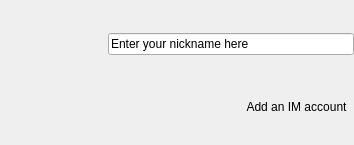
<ui version="4.0" >
 <class>IMProfileWidget</class>
 <widget class="QWidget" name="IMProfileWidget" >
  <property name="geometry" >
   <rect>
    <x>0</x>
    <y>0</y>
    <width>354</width>
    <height>145</height>
   </rect>
  </property>
  <layout class="QGridLayout" >
   <property name="margin" >
    <number>0</number>
   </property>
   <property name="spacing" >
    <number>0</number>
   </property>
   <item row="1" column="1" >
    <layout class="QHBoxLayout" >
     <property name="spacing" >
      <number>0</number>
     </property>
     <property name="margin" >
      <number>0</number>
     </property>
     <item>
      <widget class="ScrollFrame" name="accountScrollFrame" >
       <property name="sizePolicy" >
        <sizepolicy vsizetype="Fixed" hsizetype="Ignored" >
         <horstretch>0</horstretch>
         <verstretch>0</verstretch>
        </sizepolicy>
       </property>
       <property name="frameShape" >
        <enum>QFrame::NoFrame</enum>
       </property>
       <property name="frameShadow" >
        <enum>QFrame::Raised</enum>
       </property>
      </widget>
     </item>
     <item>
      <widget class="QToolButton" name="addIMAccountButton" >
       <property name="toolTip" >
        <string>Add an instant messaging account (MSN, AIM, GoogleTalk...)</string>
       </property>
       <property name="text" >
        <string>Add an IM account</string>
       </property>
       <property name="icon" >
        <iconset resource="../../../../resources/wengophone.qrc" >
         <normaloff>:/pics/add.png</normaloff>:/pics/add.png</iconset>
       </property>
       <property name="iconSize" >
        <size>
         <width>22</width>
         <height>22</height>
        </size>
       </property>
       <property name="toolButtonStyle" >
        <enum>Qt::ToolButtonTextBesideIcon</enum>
       </property>
       <property name="autoRaise" >
        <bool>true</bool>
       </property>
      </widget>
     </item>
    </layout>
   </item>
   <item row="0" column="1" >
    <widget class="ToolTipLineEdit" name="aliasLineEdit" >
     <property name="toolTip" >
      <string>Enter your nickname here</string>
     </property>
     <property name="text" >
      <string>Enter your nickname here</string>
     </property>
    </widget>
   </item>
   <item rowspan="2" row="0" column="0" >
    <widget class="QToolButton" name="avatarButton" >
     <property name="toolTip" >
      <string>&lt;html>&lt;head>&lt;meta name="qrichtext" content="1" />&lt;style type="text/css">
p, li { white-space: pre-wrap; }
&lt;/style>&lt;/head>&lt;body style=" font-family:'Sans Serif'; font-size:9pt; font-weight:400; font-style:normal; text-decoration:none;">
&lt;p style=" margin-top:0px; margin-bottom:0px; margin-left:0px; margin-right:0px; -qt-block-indent:0; text-indent:0px;">Click to change your avatar&lt;/p>&lt;/body>&lt;/html></string>
     </property>
     <property name="icon" >
      <iconset resource="../../../../resources/wengophone.qrc" >
       <normaloff>:/pics/avatar_background.png</normaloff>:/pics/avatar_background.png</iconset>
     </property>
     <property name="iconSize" >
      <size>
       <width>100</width>
       <height>82</height>
      </size>
     </property>
     <property name="autoRaise" >
      <bool>true</bool>
     </property>
    </widget>
   </item>
  </layout>
 </widget>
 <customwidgets>
  <customwidget>
   <class>ToolTipLineEdit</class>
   <extends>QLineEdit</extends>
   <header>ToolTipLineEditProxy.h</header>
  </customwidget>
  <customwidget>
   <class>ScrollFrame</class>
   <extends>QFrame</extends>
   <header>qtutil/ScrollFrame.h</header>
   <container>1</container>
  </customwidget>
 </customwidgets>
 <tabstops>
  <tabstop>avatarButton</tabstop>
  <tabstop>aliasLineEdit</tabstop>
  <tabstop>addIMAccountButton</tabstop>
 </tabstops>
 <resources>
  <include location="../../../../resources/wengophone.qrc" />
  <include location="../../../../resources/wengophone.qrc" />
 </resources>
 <connections/>
</ui>
